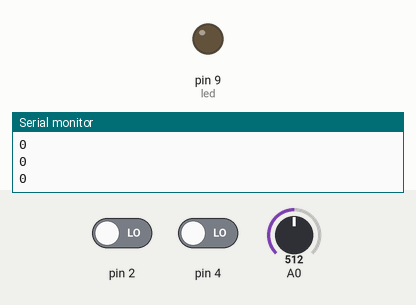
The sketch below on a simulated Arduino Uno, built with avr-gcc and run on an emulated ATmega328P. On the bench: output pins drawn as LEDs (lit = HIGH), the last lines printed to the serial monitor. Inputs (shaded band) come from the test bench; at power-on: pin 4 LOW, pin 2 LOW, A0 = 512.

Above: at 1.2 s.
1.3 s: pin 4 driven HIGH
At 1.47 s:
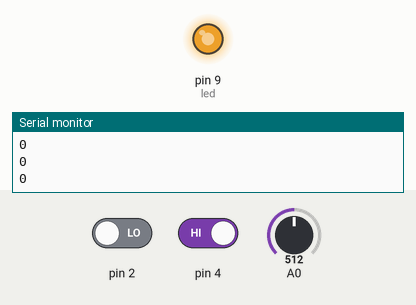
7.3 s: pin 4 driven LOW
At 9.69 s:
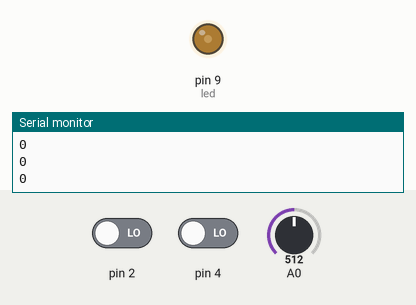
10.3 s: pin 2 driven HIGH
13.3 s: pin 2 driven LOW
At 13.3 s:
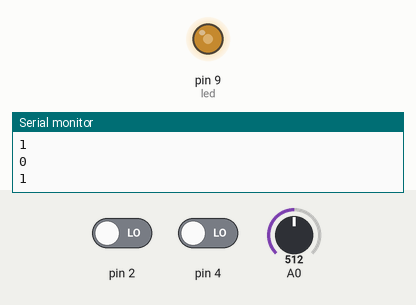
Timing chart, 0 to 15.8 s (numbered marks = the images above; inputs shaded):
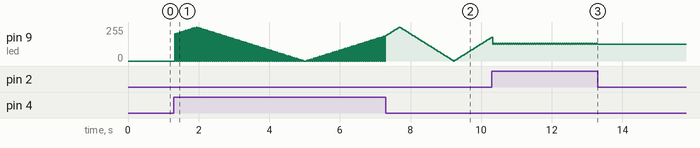

The sketch:

fade_withStates.ino
```cpp
// PWM Pin
int led = 9;
int brightness = 200;
int fadeAmount = 5;
int pot;

int ledModeToggle = 0;
int ledOnToggle = 0;
int ledModeToggleState = 0;
int ledOnToggleState = 0;

// States allow us to turn the button from a momentary button to a toggle button
// now we can press the button once to switch between two states

void setup()
{
  // because we're using a digital pin we have
  // to set the mode to input or output
  pinMode(led, OUTPUT);
  Serial.begin(9600);
}

void loop()
{
  // toggle between fading and using pot
  ledModeToggle = digitalRead(2);

  if (ledModeToggle) {
    // this only kind of works
    // see how it polls back and forth between states way too quickly to be useful
    ledModeToggleState = !ledModeToggleState;
  }

  // turn everything on or off
  ledOnToggle = digitalRead(4);

  if (ledOnToggle) {
    ledOnToggleState = !ledOnToggleState;
  }

  Serial.println(ledModeToggleState);

  if (ledModeToggleState && ledOnToggleState) {
    // Control fade with pot
    ///////////////////////

    // read from pot on A0
    pot = analogRead(A0);

    // constrain the pot value 0 - 255
    brightness = map(pot, 0, 1023, 0, 255);

    // set the brightness of pin 9 with pot value
    analogWrite(led, brightness);
  }
  else if (!ledModeToggleState && ledOnToggleState) {
    // autofade with button press
    /////////////////////////////

    // increase brightness by fadeAmount
    brightness = brightness + fadeAmount;

    if (brightness <= 0 || brightness >= 255) {
      // toggle increase and decrease
      fadeAmount = -fadeAmount;
    }
    analogWrite(led, brightness);
  } else {
    // if neither button pressed turn LED off
    analogWrite(led, 0);
  }

  delay(30);
}
```

Measured:
- after the input at 13.3 s, pin 9 (led): stops changing and stays 127/255
